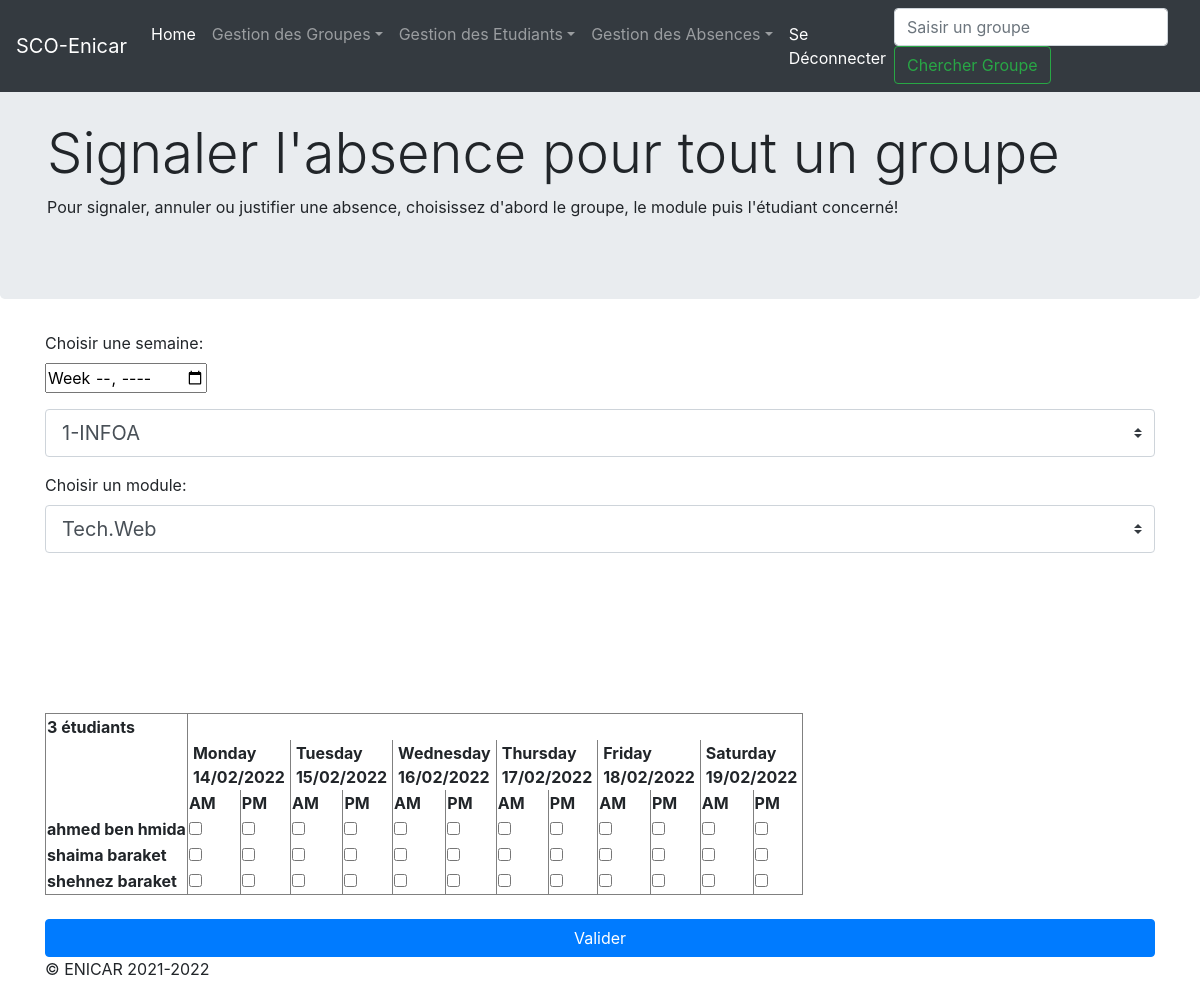
Screenshot of /saisirAbsence.php with the database file from the repository.
### tables this page shows
CREATE TABLE `etudiant` (
  `cin` int(8) NOT NULL,
  `email` varchar(40) NOT NULL,
  `password` varchar(40) NOT NULL,
  `cpassword` varchar(40) NOT NULL,
  `nom` varchar(20) NOT NULL,
  `prenom` varchar(20) NOT NULL,
  `adresse` text NOT NULL,
  `Classe` varchar(40) NOT NULL
);

### saisirAbsence.php (the view, shortened to what this page needs)
<?php
include('connexion.php');
?>
<!DOCTYPE html>
<html lang="en">
<head>
</head>
<body>
  <main role="main">
    <div class="jumbotron">
      <div class="container">
        <h1 class="display-4">Signaler l'absence pour tout un groupe</h1>
        <p>Pour signaler, annuler ou justifier une absence, choisissez d'abord le groupe, le module puis l'étudiant concerné!</p>
      </div>
    </div>
    <div class="container">
      <form action="saisirAbsence.php" method="POST">
        <div class="form-group">
          <label for="semaine">Choisir une semaine:</label><br>
          <input id="semaine" type="week" name="debut" size="10" class="datepicker" />
        </div>
        <div class="form-group">
          <select id="classe" name="classe" class="custom-select custom-select-sm custom-select-lg">
            <option value="1-INFOA">1-INFOA</option>
          </select>
        </div>
        <div class="form-group">
          <label for="module">Choisir un module:</label><br>
          <select id="module" name="module" class="custom-select custom-select-sm custom-select-lg">
            <option value="1-INFOA">Tech.Web</option>
          </select>
        </div>
        <?php
        $sql1 = "select * from etudiant";
        $stmt1 = $pdo->prepare($sql1);
        $stmt1->execute();
        $nbeleve = $stmt1->rowCount();
        ?>
        <table rules="cols" frame="box">
          <tr>
            <th><?php echo $nbeleve ?> étudiants</th>
          </tr>
          <tr>
            <td>&nbsp;</td>
            <?php
            $w = 7;
            for ($i = 1; $i <= 365; $i++) {
              $week = date("W", mktime(0, 0, 0, 1, $i, date("Y")));
              if ($week == $w) {
                for ($d = 0; $d < 6; $d++) {
                  echo '<th colspan="2" width="100px" style="padding-left: 5px; padding-right: 5px;">' . date("l d/m/Y", mktime(0, 0, 0, 1, $i + $d, date("Y"))) . "</th>" . "<br />";
                }
                break;
              }
            }
            ?>
          </tr>
          <tr>
            <td>&nbsp;</td>
            <th>AM</th>
            <th>PM</th>
            <th>AM</th>
            <th>PM</th>
            <th>AM</th>
            <th>PM</th>
            <th>AM</th>
            <th>PM</th>
            <th>AM</th>
            <th>PM</th>
            <th>AM</th>
            <th>PM</th>
          </tr>
          <?php
          $sql = "SELECT * from etudiant";
          $stmt = $pdo->prepare($sql);
          $stmt->execute();
          while ($etudiants = $stmt->fetch(PDO::FETCH_ASSOC)) {
            $nom = $etudiants['nom'];
            $prenom = $etudiants['prenom'];
            $full_name = $nom . " " . $prenom;
          ?>
            <tr class="row_3">
              <td><b><?php echo $full_name ?></b></td>
              <td><input type="checkbox" name="check[]" value="AM"></td>
              <td><input type="checkbox" name="check[]" value="PM"></td>
              <td><input type="checkbox" name="check[]" value="AM"></td>
              <td><input type="checkbox" name="check[]" value="PM"></td>
              <td><input type="checkbox" name="check[]" value="AM"></td>
              <td><input type="checkbox" name="check[]" value="PM"></td>
              <td><input type="checkbox" name="check[]" value="AM"></td>
              <td><input type="checkbox" name="check[]" value="PM"></td>
              <td><input type="checkbox" name="check[]" value="AM"></td>
              <td><input type="checkbox" name="check[]" value="PM"></td>
              <td><input type="checkbox" name="check[]" value="AM"></td>
              <td><input type="checkbox" name="check[]" value="PM"></td>
            </tr>
          <?php
          }
          ?>
        </table>
        <br>
        <button type="submit" class="btn btn-primary btn-block">Valider</button>
      </form>
    </div>
  </main>
</body>
</html>

### rows the page displays
etudiant: full_name "ahmed ben hmida"
etudiant: full_name "shaima baraket"
etudiant: full_name "shehnez baraket"

### other values shown
$nbeleve "3"
